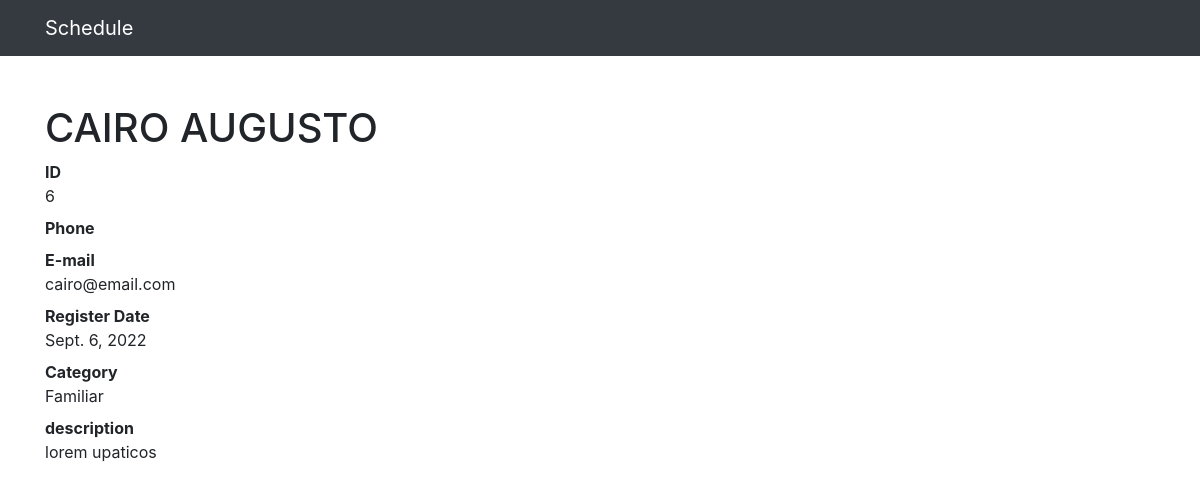
Page /6 on the committed database.
### contacts/models.py (models this page shows, shortened)
class Contact(models.Model):
    name = models.CharField(max_length=20)
    nickname = models.CharField(max_length=20, blank=True)
    cel = models.CharField(max_length=15)
    mail = models.EmailField()
    register_date = models.DateField(default=timezone.now)
    description = models.TextField(blank=True)
    categories = models.ForeignKey(Category, on_delete=models.DO_NOTHING)

class Category(models.Model):
    name = models.CharField(max_length=20)
    def __str__(self):
        return self.name

### contacts/views.py (the view)
# urls.py: path('<int:contact_id>', views.see_contact, name='see_contact'),
def see_contact(request, contact_id):
    contact = Contact.objects.get(id=contact_id)
    return render(request, 'contacts/see_contact.html', {
        'contact': contact
    })

### contacts/templates/contacts/see_contact.html (shortened to what this page needs)
<!doctype html>
<html lang="en">
<head>
   {% include 'contacts/partials/_head.html' %}
</head>
<body>
{% include 'contacts/partials/_nav.html' %}
  <div class="container">
    <div class="row">
      <div class="col-lg-12">
        <h1 class="mt-5">{{ contact.name }} {{ contact.nickname }}</h1>
        <dl>
          <dt>ID</dt>
          <dd>{{ contact.id }}</dd>
          <dt>Phone</dt>
          <dt>E-mail</dt>
          <dd>{{ contact.mail }}</dd>
          <dt>Register Date</dt>
          <dd>{{ contact.register_date }}</dd>
          <dt>Category</dt>
          <dd>{{ contact.categories }}</dd>
          <dt>description</dt>
          <dd>
            {{ contact.description }}
          </dd>
        </dl>
      </div>
    </div>
  </div>
</body>
</html>

### rows in the picture
Contact: name "CAIRO", nickname "AUGUSTO", id "6", mail "cairo@email.com", register_date "Sept. 6, 2022", categories "Familiar", description "lorem upaticos"
